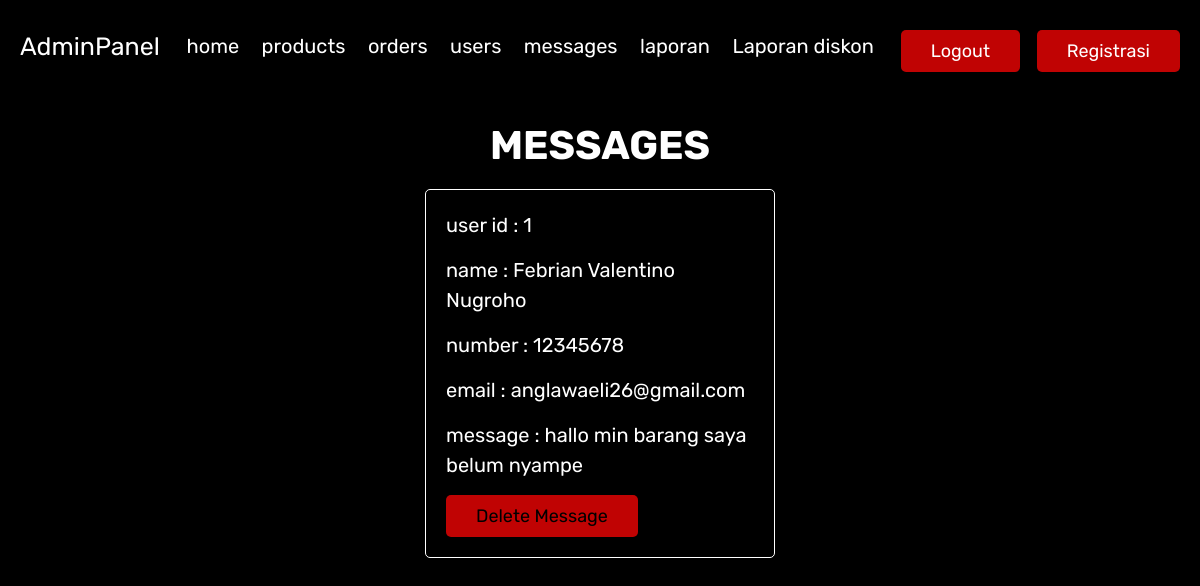
/admin_contacts.php (signed in), run on the app's committed database.
### tables this page shows
CREATE TABLE `message` (
  `id` int(100) NOT NULL,
  `user_id` int(100) NOT NULL,
  `name` varchar(100) NOT NULL,
  `email` varchar(100) NOT NULL,
  `number` varchar(12) NOT NULL,
  `message` varchar(500) NOT NULL
);

### admin_contacts.php (the view, shortened to what this page needs)
<?php
include 'config.php';
?>
<!DOCTYPE html>
<html lang="en">
<head>
    <link rel="stylesheet" href="https://cdnjs.cloudflare.com/ajax/libs/font-awesome/6.0.0/css/all.min.css">
<link href="assets/css/admin_style.css" rel="stylesheet">
</head>
<body>
<?php include 'admin_header.php'; ?>
<section class="messages">
   <h1 class="title"> messages </h1>
   <div class="box-container">
   <?php
      $select_message = mysqli_query($conn, "SELECT * FROM `message`") or die('query failed');
      if(mysqli_num_rows($select_message) > 0){
         while($fetch_message = mysqli_fetch_assoc($select_message)){
   ?>
   <div class="box">
      <p> user id : <span><?php echo $fetch_message['user_id']; ?></span> </p>
      <p> name : <span><?php echo $fetch_message['name']; ?></span> </p>
      <p> number : <span><?php echo $fetch_message['number']; ?></span> </p>
      <p> email : <span><?php echo $fetch_message['email']; ?></span> </p>
      <p> message : <span><?php echo $fetch_message['message']; ?></span> </p>
      <a href="admin_contacts.php?delete=<?php echo $fetch_message['id']; ?>" onclick="return confirm('delete this message?');" class="delete-btn">delete message</a>
   </div>
   <?php
      };
   }else{
      echo '<p class="empty">you have no messages!</p>';
   }
   ?>
   </div>
</section>
</body>
</html>

### assets/css/admin_style.css (style rules this page uses)
:root { --purple:#ffffff; --red:#c00303; --orange:#ff8000; --black:#ffffff; --white:#000000; --light-color:#ffffff; --light-white:#ccc; --light-bg:#000000; --border:.1rem solid var(--black); --box-shadow:0 .5rem 1rem rgba(0, 0, 0, 0.1); }
* { font-family: 'Rubik', sans-serif; margin:0; padding:0; box-sizing: border-box; outline: none; border:none; text-decoration: none; transition:all .2s linear; }
html { font-size: 62.5%; overflow-x: hidden; }
body { background-color: var(--light-bg); }
section { padding:3rem 2rem; }
.title { text-align: center; margin-bottom: 2rem; text-transform: uppercase; color:var(--black); font-size: 4rem; }
.btn, .option-btn, .delete-btn, .white-btn { display: inline-block; margin-top: 1rem; padding:1rem 3rem; cursor: pointer; color:var(--white); font-size: 1.8rem; border-radius: .5rem; text-transform: capitalize; }
.delete-btn { background-color: var(--red); }
.messages .box-container { display: grid; grid-template-columns: repeat(auto-fit, 35rem); justify-content: center; gap:1.5rem; max-width: 1200px; margin:0 auto; align-items: flex-start; }
.messages .box-container .box { background-color: var(--white); padding:2rem; border:var(--border); box-shadow: var(--box-shadow); border-radius: .5rem; }
.messages .box-container .box p { padding-bottom: 1.5rem; font-size: 2rem; color:var(--light-color); line-height: 1.5; }
.messages .box-container .box p span { color:var(--purple); }
.messages .box-container .box .delete-btn { margin-top: 0; }

### data on the page
message: user "1", name "Febrian Valentino Nugroho", number "12345678", email "anglawaeli26@gmail.com", message "hallo min barang saya belum nyampe"
